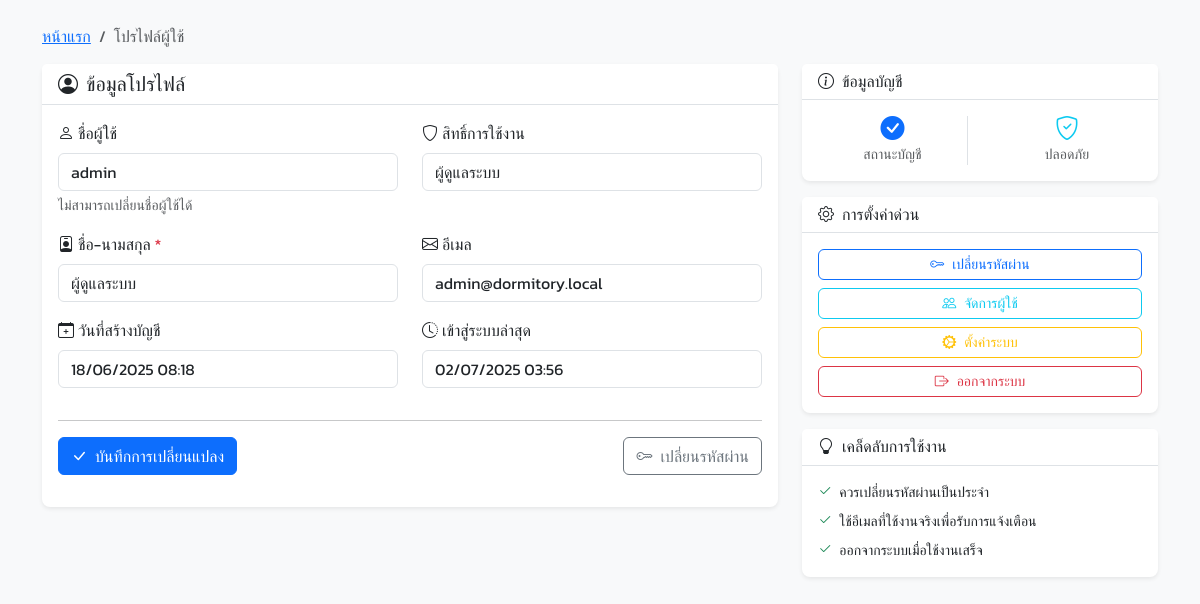
The app's page /profile.php (signed in) with its own data.
### tables this page shows
CREATE TABLE `users` (
  `user_id` int(11) NOT NULL,
  `username` varchar(50) NOT NULL,
  `password_hash` varchar(255) NOT NULL,
  `full_name` varchar(100) NOT NULL,
  `email` varchar(100) DEFAULT NULL,
  `user_role` enum('admin','staff') DEFAULT 'staff',
  `is_active` tinyint(1) DEFAULT 1,
  `last_login` timestamp NULL DEFAULT NULL,
  `created_at` timestamp NOT NULL DEFAULT current_timestamp()
);

### profile.php (the view, shortened to what this page needs)
<?php
require_once 'config.php';
try {
    $stmt = $pdo->prepare("SELECT * FROM users WHERE user_id = ?");
    $stmt->execute([$_SESSION['user_id']]);
    $user = $stmt->fetch();
} catch(PDOException $e) {
    $error_message = 'เกิดข้อผิดพลาดในการโหลดข้อมูล';
}
include 'includes/header.php';
?>
<div class="container mt-4">
    <nav aria-label="breadcrumb">
        <ol class="breadcrumb">
            <li class="breadcrumb-item"><a href="index.php">หน้าแรก</a></li>
            <li class="breadcrumb-item active">โปรไฟล์ผู้ใช้</li>
        </ol>
    </nav>
    <div class="row">
        <div class="col-md-8">
            <div class="card">
                <div class="card-header">
                    <h5 class="card-title mb-0">
                        <i class="bi bi-person-circle me-2"></i>ข้อมูลโปรไฟล์
                    </h5>
                </div>
                <div class="card-body">
                    <form method="POST" action="">
                        <div class="row">
                            <div class="col-md-6">
                                <div class="mb-3">
                                    <label for="username" class="form-label">
                                        <i class="bi bi-person me-1"></i>ชื่อผู้ใช้
                                    </label>
                                    <input type="text" class="form-control" id="username"
                                           value="<?php echo htmlspecialchars($user['username']); ?>"
                                           readonly>
                                    <div class="form-text">ไม่สามารถเปลี่ยนชื่อผู้ใช้ได้</div>
                                </div>
                            </div>
                            <div class="col-md-6">
                                <div class="mb-3">
                                    <label for="user_role" class="form-label">
                                        <i class="bi bi-shield me-1"></i>สิทธิ์การใช้งาน
                                    </label>
                                    <input type="text" class="form-control" id="user_role"
                                           value="<?php echo $user['user_role'] === 'admin' ? 'ผู้ดูแลระบบ' : 'เจ้าหน้าที่'; ?>"
                                           readonly>
                                </div>
                            </div>
                        </div>
                        <div class="row">
                            <div class="col-md-6">
                                <div class="mb-3">
                                    <label for="full_name" class="form-label">
                                        <i class="bi bi-person-badge me-1"></i>ชื่อ-นามสกุล <span class="text-danger">*</span>
                                    </label>
                                    <input type="text" class="form-control" id="full_name" name="full_name"
                                           value="<?php echo htmlspecialchars($user['full_name'] ?? ''); ?>"
                                           required maxlength="100">
                                </div>
                            </div>
                            <div class="col-md-6">
                                <div class="mb-3">
                                    <label for="email" class="form-label">
                                        <i class="bi bi-envelope me-1"></i>อีเมล
                                    </label>
                                    <input type="email" class="form-control" id="email" name="email"
                                           value="<?php echo htmlspecialchars($user['email'] ?? ''); ?>"
                                           maxlength="100">
                                </div>
                            </div>
                        </div>
                        <div class="row">
                            <div class="col-md-6">
                                <div class="mb-3">
                                    <label class="form-label">
                                        <i class="bi bi-calendar-plus me-1"></i>วันที่สร้างบัญชี
                                    </label>
                                    <input type="text" class="form-control"
                                           value="<?php echo date('d/m/Y H:i', strtotime($user['created_at'])); ?>"
                                           readonly>
                                </div>
                            </div>
                            <div class="col-md-6">
                                <div class="mb-3">
                                    <label class="form-label">
                                        <i class="bi bi-clock-history me-1"></i>เข้าสู่ระบบล่าสุด
                                    </label>
                                    <input type="text" class="form-control"
                                           value="<?php echo $user['last_login'] ? date('d/m/Y H:i', strtotime($user['last_login'])) : 'ยังไม่เคยเข้าสู่ระบบ'; ?>"
                                           readonly>
                                </div>
                            </div>
                        </div>
                        <hr>
                        <div class="d-flex justify-content-between">
                            <button type="submit" name="update_profile" class="btn btn-primary">
                                <i class="bi bi-check-lg me-2"></i>บันทึกการเปลี่ยนแปลง
                            </button>
                            <a href="change_password.php" class="btn btn-outline-secondary">
                                <i class="bi bi-key me-2"></i>เปลี่ยนรหัสผ่าน
                            </a>
                        </div>
                    </form>
                </div>
            </div>
        </div>
        <div class="col-md-4">
            <div class="card mb-3">
                <div class="card-header">
                    <h6 class="card-title mb-0">
                        <i class="bi bi-info-circle me-2"></i>ข้อมูลบัญชี
                    </h6>
                </div>
                <div class="card-body">
                    <div class="row text-center">
                        <div class="col-6">
                            <div class="border-end">
                                <h4 class="text-primary mb-1">
                                    <?php echo $user['is_active'] ? '<i class="bi bi-check-circle-fill"></i>' : '<i class="bi bi-x-circle-fill text-danger"></i>'; ?>
                                </h4>
                                <small class="text-muted">สถานะบัญชี</small>
                            </div>
                        </div>
                        <div class="col-6">
                            <h4 class="text-info mb-1">
                                <i class="bi bi-shield-check"></i>
                            </h4>
                            <small class="text-muted">ปลอดภัย</small>
                        </div>
                    </div>
                </div>
            </div>
            <div class="card">
                <div class="card-header">
                    <h6 class="card-title mb-0">
                        <i class="bi bi-gear me-2"></i>การตั้งค่าด่วน
                    </h6>
                </div>
                <div class="card-body">
                    <div class="d-grid gap-2">
                        <a href="change_password.php" class="btn btn-outline-primary btn-sm">
                            <i class="bi bi-key me-2"></i>เปลี่ยนรหัสผ่าน
                        </a>
                        <?php if (isset($_SESSION['user_role']) && $_SESSION['user_role'] === 'admin'): ?>
                        <a href="users.php" class="btn btn-outline-info btn-sm">
                            <i class="bi bi-people me-2"></i>จัดการผู้ใช้
                        </a>
                        <a href="system_settings.php" class="btn btn-outline-warning btn-sm">
                            <i class="bi bi-gear-wide-connected me-2"></i>ตั้งค่าระบบ
                        </a>
                        <?php endif; ?>
                        <a href="logout.php" class="btn btn-outline-danger btn-sm"
                           onclick="return confirm('ต้องการออกจากระบบหรือไม่?')">
                            <i class="bi bi-box-arrow-right me-2"></i>ออกจากระบบ
                        </a>
                    </div>
                </div>
            </div>
            <div class="card mt-3">
                <div class="card-header">
                    <h6 class="card-title mb-0">
                        <i class="bi bi-lightbulb me-2"></i>เคล็ดลับการใช้งาน
                    </h6>
                </div>
                <div class="card-body">
                    <div class="small">
                        <p class="mb-2">
                            <i class="bi bi-check2 text-success me-1"></i>
                            ควรเปลี่ยนรหัสผ่านเป็นประจำ
                        </p>
                        <p class="mb-2">
                            <i class="bi bi-check2 text-success me-1"></i>
                            ใช้อีเมลที่ใช้งานจริงเพื่อรับการแจ้งเตือน
                        </p>
                        <p class="mb-0">
                            <i class="bi bi-check2 text-success me-1"></i>
                            ออกจากระบบเมื่อใช้งานเสร็จ
                        </p>
                    </div>
                </div>
            </div>
        </div>
    </div>
</div>
<?php include 'includes/footer.php'; ?>

### includes/header.php (style rules this page uses)
body { font-family: 'Kanit', sans-serif; background-color: #f8f9fa; }
.card { border: none; box-shadow: 0 0.125rem 0.25rem rgba(0, 0, 0, 0.075); border-radius: 0.5rem; }
.card-header { background-color: #fff; border-bottom: 1px solid #dee2e6; font-weight: 500; }
.btn { border-radius: 0.375rem; font-weight: 500; }

### records on screen
users: username "admin", user_role "ผู้ดูแลระบบ", full_name "ผู้ดูแลระบบ", email "admin@dormitory.local", created_at "18/06/2025 08:18", last_login "02/07/2025 03:56"
